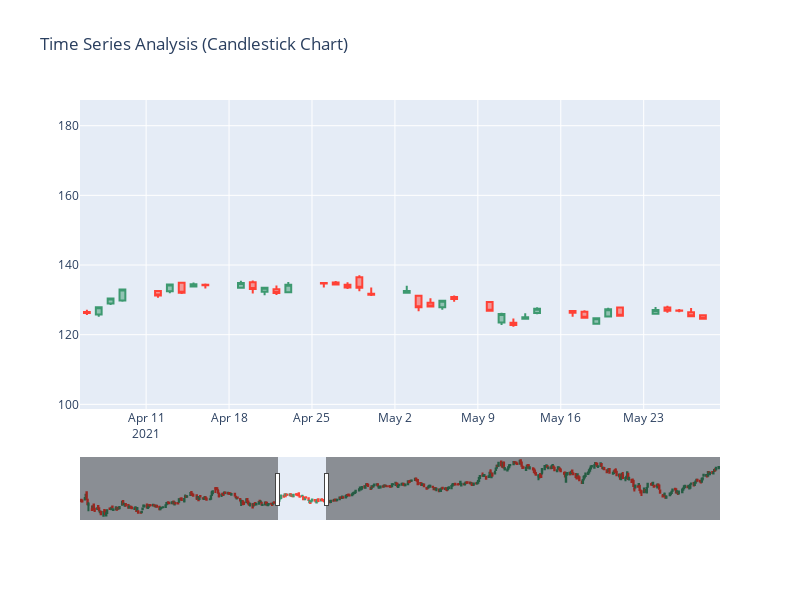

Notebook code cell kept with this figure:
### Code cell
import plotly.graph_objects as go
figure = go.Figure(data = [go.Candlestick(x = data.index,
                                         open = data["Open"],
                                         high = data.High,
                                         low = data.Low,
                                         close = data.Close)])
figure.update_layout(title = "Time Series Analysis (Candlestick Chart)", width = 800, height = 600)
figure.show()

### Figure 1 — Plotly figure (JSON) as saved in the notebook; plotly's stock layout.template omitted (floating-point values rounded to 4 significant figures; data arrays with more than 128 entries replaced by an {"elided": "..."} marker saying what was removed)
{"data": [{"close": {"elided": "497 float values"}, "high": {"elided": "497 float values"}, "low": {"elided": "497 float values"}, "open": {"elided": "497 float values"}, "type": "candlestick", "x": {"elided": "497 str values"}}], "layout": {"dragmode": "pan", "height": 600, "title": {"text": "Time Series Analysis (Candlestick Chart)"}, "width": 800, "xaxis": {"autorange": false, "range": ["2021-04-05 10:01:53.2219", "2021-05-29 10:33:50.6438"], "rangeslider": {"autorange": true, "range": ["2020-08-25 12:00", "2022-08-16 12:00"], "yaxis": {"_template": null, "rangemode": "match"}}, "type": "date"}, "yaxis": {"autorange": true, "range": [98.66, 187.4]}}}
